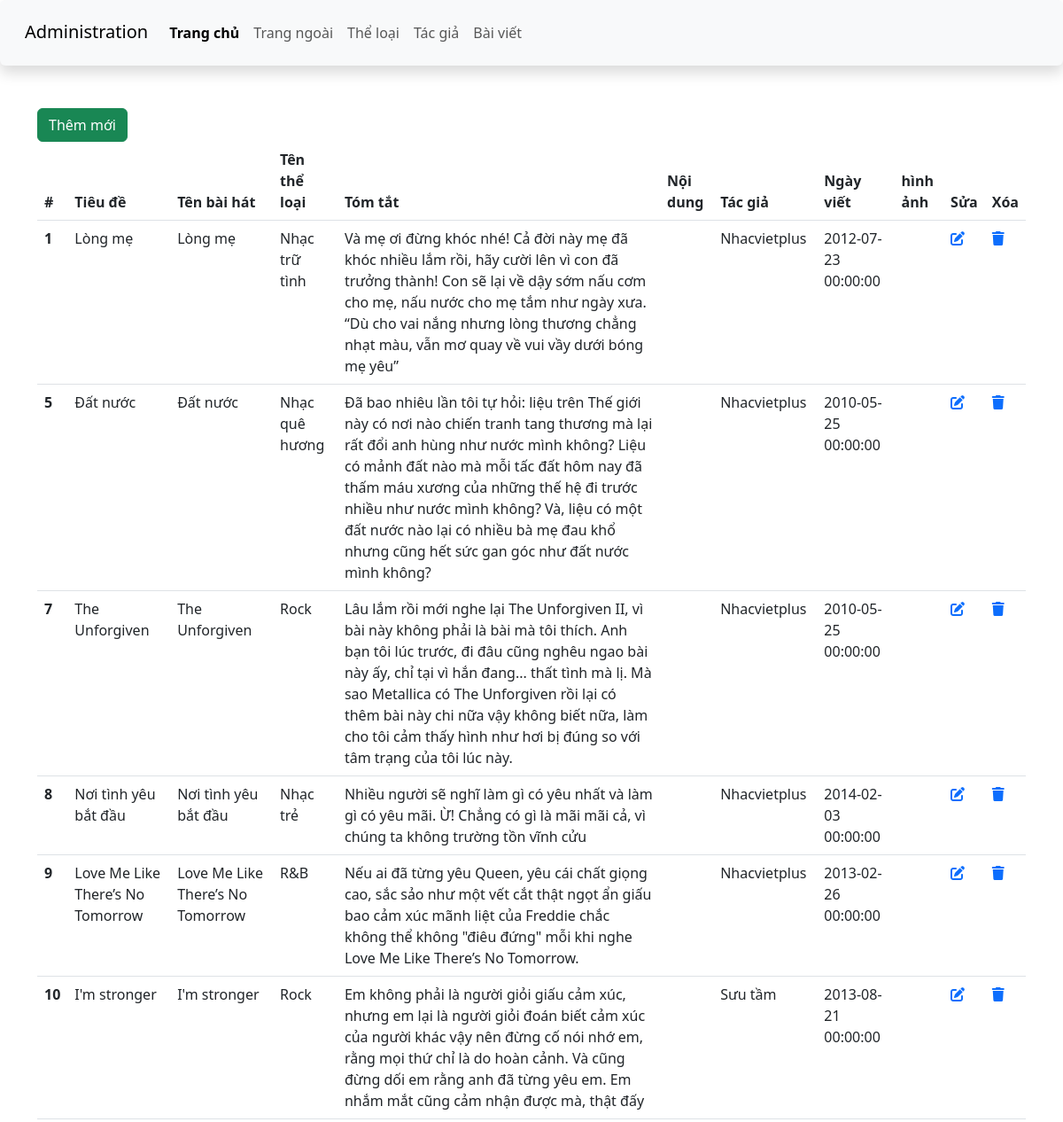
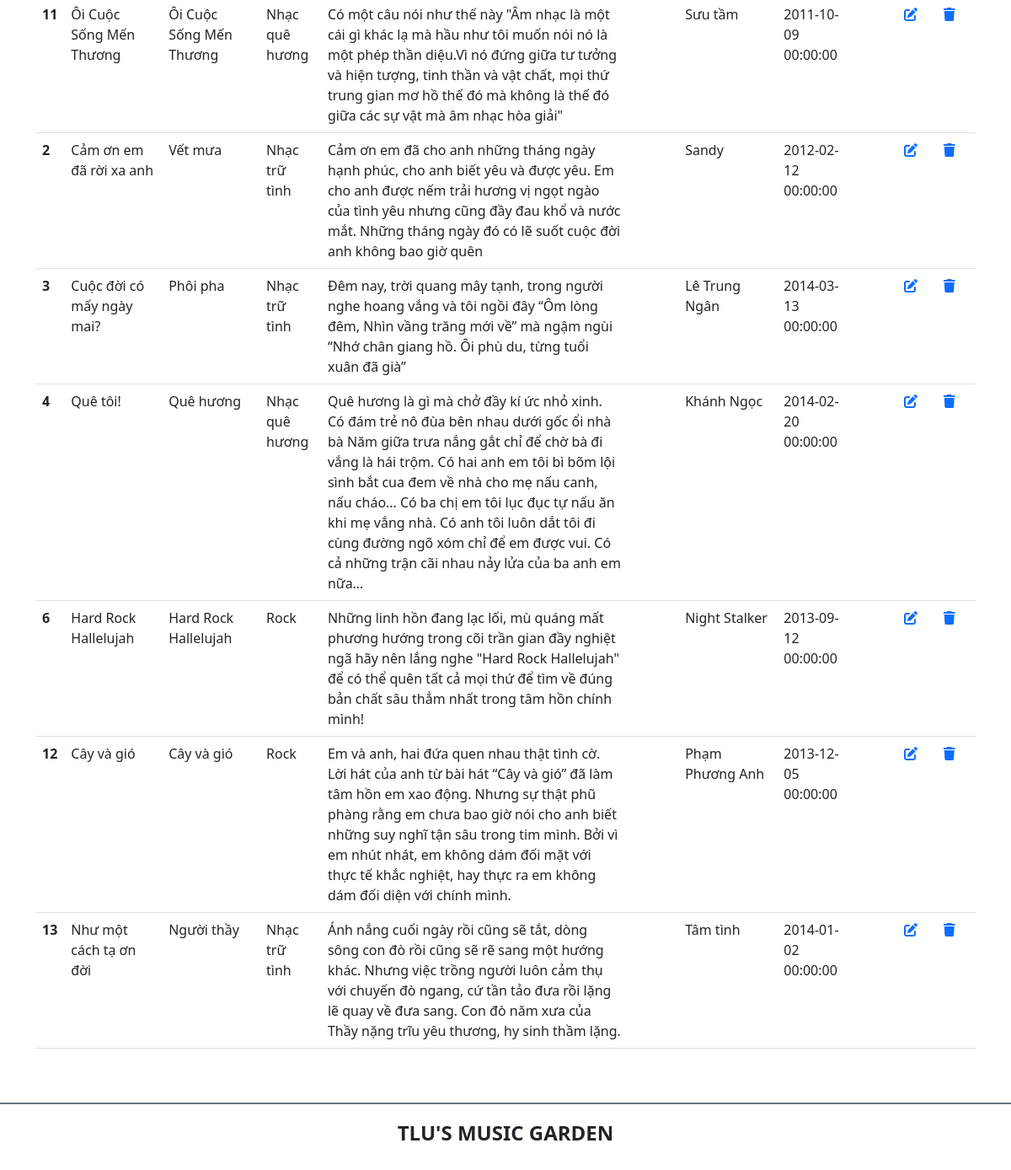
Screenshot of /admin/article.php with the database file from the repository (2 pictures, top to bottom).
### tables this page shows
CREATE TABLE `baiviet` (
  `ma_bviet` int(10) UNSIGNED NOT NULL,
  `tieude` varchar(200) NOT NULL,
  `ten_bhat` varchar(100) NOT NULL,
  `ma_tloai` int(10) UNSIGNED NOT NULL,
  `tomtat` text NOT NULL,
  `noidung` text DEFAULT NULL,
  `ma_tgia` int(10) UNSIGNED NOT NULL,
  `ngayviet` datetime NOT NULL DEFAULT current_timestamp(),
  `hinhanh` varchar(200) DEFAULT NULL
);

CREATE TABLE `theloai` (
  `ma_tloai` int(10) UNSIGNED NOT NULL,
  `ten_tloai` varchar(50) NOT NULL,
  `SLBaiViet` int(11) NOT NULL DEFAULT 0
);

CREATE TABLE `tacgia` (
  `ma_tgia` int(10) UNSIGNED NOT NULL,
  `ten_tgia` varchar(100) NOT NULL,
  `hinh_tgia` varchar(100) DEFAULT NULL
);

### admin/article.php (the view)
<?php
include("header.php")
?>
    <main class="container mt-5 mb-5">
        <div class="row">
            <div class="col-sm">
                <a href="add_article.php" class="btn btn-success">Thêm mới</a>
                <table class="table">
                    <thead>
                        <tr>
                            <th scope="col">#</th>
                            <th scope="col">Tiêu đề</th>
                            <th scope="col">Tên bài hát</th>
                            <th scope="col">Tên thể loại</th>
                            <th scope="col">Tóm tắt</th>
                            <th scope="col">Nội dung</th>
                            <th scope="col">Tác giả</th>
                            <th scope="col">Ngày viết</th>
                            <th scope="col">hình ảnh</th>
                            <th>Sửa</th>
                            <th>Xóa</th>
                        </tr>
                    </thead>
                    <tbody>
                        <?php
                           include '../config.php';
                           $sql = "SELECT baiviet.ma_bviet, baiviet.tieude, baiviet.ten_bhat, theloai.ten_tloai, baiviet.tomtat, baiviet.noidung, tacgia.ten_tgia, baiviet.ngayviet, baiviet.hinhanh
                           FROM baiviet, theloai, tacgia
                           Where baiviet.ma_tloai = theloai.ma_tloai AND baiviet.ma_tgia = tacgia.ma_tgia";
                           $result = mysqli_query($conn, $sql);
                           if(mysqli_num_rows($result) > 0){
                            while($row = mysqli_fetch_assoc($result)){
                                $id = $row['ma_bviet'];
                                echo'<tr>';
                                echo'<th scope="row">' . $row['ma_bviet'] . '</th>';
                                echo'<td>' . $row['tieude'] . '</td>';
                                echo'<td>' . $row['ten_bhat'] . '</td>';
                                echo'<td>' . $row['ten_tloai'] . '</td>';
                                echo'<td>' . $row['tomtat'] . '</td>';
                                echo'<td>' . $row['noidung'] . '</td>';
                                echo'<td>' . $row['ten_tgia'] . '</td>';
                                echo'<td>' . $row['ngayviet'] . '</td>';
                                echo'<td>' . $row['hinhanh'] . '</td>';
                                echo '<td>
                                <a href="edit_article.php?id='.$id.'"><i class="fa-solid fa-pen-to-square"></i></a>
                                </td>';
                                echo '<td>
                                <a href="delete_article.php?deleteid= '.$id.'"><i class="fa-solid fa-trash"></i></a>
                                </td>';
                                echo'</tr>';
                            }
                           }
                        ?>
                    </tbody>
                </table>
            </div>
        </div>
    </main>
    <?php
include("footer.php")
?>

### admin/header.php (shortened to what this page needs)
<!DOCTYPE html>
<html lang="en">
<head>
    <link href="https://cdn.jsdelivr.net/npm/bootstrap@5.3.0-alpha1/dist/css/bootstrap.min.css" rel="stylesheet">
    <link rel="stylesheet" href="https://cdnjs.cloudflare.com/ajax/libs/font-awesome/6.3.0/css/all.min.css" />
    <link rel="stylesheet" href="css/style_login.css">
</head>
<body>
    <header>
        <nav class="navbar navbar-expand-lg bg-body-tertiary shadow p-3 bg-white rounded">
            <div class="container-fluid">
                <div class="h3">
                    <a class="navbar-brand" href="#">Administration</a>
                </div>
                <div class="collapse navbar-collapse" id="navbarSupportedContent">
                <ul class="navbar-nav me-auto mb-2 mb-lg-0">
                    <li class="nav-item">
                        <a class="nav-link active fw-bold" aria-current="page" href="./">Trang chủ</a>
                    </li>
                    <li class="nav-item">
                        <a class="nav-link" href="../index.php">Trang ngoài</a>
                    </li>
                    <li class="nav-item">
                        <a class="nav-link" href="category.php">Thể loại</a>
                    </li>
                    <li class="nav-item">
                        <a class="nav-link" href="author.php">Tác giả</a>
                    </li>
                    <li class="nav-item">
                        <a class="nav-link" href="article.php">Bài viết</a>
                    </li>
                </ul>
                </div>
            </div>
        </nav>
    </header>

### admin/footer.php (shortened to what this page needs)
<footer class="bg-white d-flex justify-content-center align-items-center border-top border-secondary  border-2" style="height:80px">
        <h4 class="text-center text-uppercase fw-bold">TLU's music garden</h4>
    </footer>
</body>
</html>

### rows the page displays
baiviet: ma_bviet "1", tieude "Lòng mẹ", ten_bhat "Lòng mẹ", ma_tloai.ten_tloai "Nhạc trữ tình", tomtat "Và mẹ ơi đừng khóc nhé! Cả đời này mẹ đã khóc nhiều lắm rồi, hãy cười lên vì con đã trưởng thành! Con sẽ lại về dậy sớm nấu cơm cho mẹ, nấu nước cho mẹ tắm như ngày xưa. “Dù cho vai nắng nhưng lòng thương chẳng nhạt màu, vẫn mơ quay về vui vầy dưới bóng mẹ yêu”", ma_tgia.ten_tgia "Nhacvietplus", ngayviet "2012-07-23 00:00:00"
baiviet: ma_bviet "5", tieude "Đất nước", ten_bhat "Đất nước", ma_tloai.ten_tloai "Nhạc quê hương", tomtat "Đã bao nhiêu lần tôi tự hỏi: liệu trên Thế giới này có nơi nào chiến tranh tang thương mà lại rất đổi anh hùng như nước mình không? Liệu có mảnh đất nào mà mỗi tấc đất hôm nay đã thấm máu xương của những thế hệ đi trước nhiều như nước mình không? Và, liệu có một đất nước nào lại có nhiều bà mẹ đau khổ nhưng cũng hết sức gan góc như đất nước mình không?", ma_tgia.ten_tgia "Nhacvietplus", ngayviet "2010-05-25 00:00:00"
baiviet: ma_bviet "7", tieude "The Unforgiven", ten_bhat "The Unforgiven", ma_tloai.ten_tloai "Rock", tomtat "Lâu lắm rồi mới nghe lại The Unforgiven II, vì bài này không phải là bài mà tôi thích. Anh bạn tôi lúc trước, đi đâu cũng nghêu ngao bài này ấy, chỉ tại vì hắn đang... thất tình mà lị. Mà sao Metallica có The Unforgiven rồi lại có thêm bài này chi nữa vậy không biết nữa, làm cho tôi cảm thấy hình như hơi bị đúng so với tâm trạng của tôi lúc này.", ma_tgia.ten_tgia "Nhacvietplus", ngayviet "2010-05-25 00:00:00"
baiviet: ma_bviet "8", tieude "Nơi tình yêu bắt đầu", ten_bhat "Nơi tình yêu bắt đầu", ma_tloai.ten_tloai "Nhạc trẻ", tomtat "Nhiều người sẽ nghĩ làm gì có yêu nhất và làm gì có yêu mãi. Ừ! Chẳng có gì là mãi mãi cả, vì chúng ta không trường tồn vĩnh cửu", ma_tgia.ten_tgia "Nhacvietplus", ngayviet "2014-02-03 00:00:00"
baiviet: ma_bviet "9", tieude "Love Me Like There’s No Tomorrow", ten_bhat "Love Me Like There’s No Tomorrow", ma_tloai.ten_tloai "R&B", tomtat "Nếu ai đã từng yêu Queen, yêu cái chất giọng cao, sắc sảo như một vết cắt thật ngọt ẩn giấu bao cảm xúc mãnh liệt của Freddie chắc không thể không \"điêu đứng\" mỗi khi nghe Love Me Like There’s No Tomorrow.", ma_tgia.ten_tgia "Nhacvietplus", ngayviet "2013-02-26 00:00:00"
baiviet: ma_bviet "10", tieude "I'm stronger", ten_bhat "I'm stronger", ma_tloai.ten_tloai "Rock", tomtat "Em không phải là người giỏi giấu cảm xúc, nhưng em lại là người giỏi đoán biết cảm xúc của người khác vậy nên đừng cố nói nhớ em, rằng mọi thứ chỉ là do hoàn cảnh. Và cũng đừng dối em rằng anh đã từng yêu em. Em nhắm mắt cũng cảm nhận được mà, thật đấy", ma_tgia.ten_tgia "Sưu tầm", ngayviet "2013-08-21 00:00:00"
baiviet: ma_bviet "11", tieude "Ôi Cuộc Sống Mến Thương", ten_bhat "Ôi Cuộc Sống Mến Thương", ma_tloai.ten_tloai "Nhạc quê hương", tomtat "Có một câu nói như thế này \"Âm nhạc là một cái gì khác lạ mà hầu như tôi muốn nói nó là một phép thần diệu.Vì nó đứng giữa tư tưởng và hiện tượng, tinh thần và vật chất, mọi thứ trung gian mơ hồ thế đó mà không là thế đó giữa các sự vật mà âm nhạc hòa giải\"", ma_tgia.ten_tgia "Sưu tầm", ngayviet "2011-10-09 00:00:00"
baiviet: ma_bviet "2", tieude "Cảm ơn em đã rời xa anh", ten_bhat "Vết mưa", ma_tloai.ten_tloai "Nhạc trữ tình", tomtat "Cảm ơn em đã cho anh những tháng ngày hạnh phúc, cho anh biết yêu và được yêu. Em cho anh được nếm trải hương vị ngọt ngào của tình yêu nhưng cũng đầy đau khổ và nước mắt. Những tháng ngày đó có lẽ suốt cuộc đời anh không bao giờ quên", ma_tgia.ten_tgia "Sandy", ngayviet "2012-02-12 00:00:00"
baiviet: ma_bviet "3", tieude "Cuộc đời có mấy ngày mai?", ten_bhat "Phôi pha", ma_tloai.ten_tloai "Nhạc trữ tình", tomtat "Đêm nay, trời quang mây tạnh, trong người nghe hoang vắng và tôi ngồi đây “Ôm lòng đêm, Nhìn vầng trăng mới về” mà ngậm ngùi “Nhớ chân giang hồ. Ôi phù du, từng tuổi xuân đã già”", ma_tgia.ten_tgia "Lê Trung Ngân", ngayviet "2014-03-13 00:00:00"
baiviet: ma_bviet "4", tieude "Quê tôi!", ten_bhat "Quê hương", ma_tloai.ten_tloai "Nhạc quê hương", tomtat "Quê hương là gì mà chở đầy kí ức nhỏ xinh. Có đám trẻ nô đùa bên nhau dưới gốc ổi nhà bà Năm giữa trưa nắng gắt chỉ để chờ bà đi vắng là hái trộm. Có hai anh em tôi bì bõm lội sình bắt cua đem về nhà cho mẹ nấu canh, nấu cháo… Có ba chị em tôi lục đục tự nấu ăn khi mẹ vắng nhà. Có anh tôi luôn dắt tôi đi cùng đường ngõ xóm chỉ để em được vui. Có cả những trận cãi nhau nảy lửa của ba anh em nữa…", ma_tgia.ten_tgia "Khánh Ngọc", ngayviet "2014-02-20 00:00:00"
baiviet: ma_bviet "6", tieude "Hard Rock Hallelujah", ten_bhat "Hard Rock Hallelujah", ma_tloai.ten_tloai "Rock", tomtat "Những linh hồn đang lạc lối, mù quáng mất phương hướng trong cõi trần gian đầy nghiệt ngã hãy nên lắng nghe \"Hard Rock Hallelujah\" để có thể quên tất cả mọi thứ để tìm về đúng bản chất sâu thẳm nhất trong tâm hồn chính mình!", ma_tgia.ten_tgia "Night Stalker", ngayviet "2013-09-12 00:00:00"
baiviet: ma_bviet "12", tieude "Cây và gió", ten_bhat "Cây và gió", ma_tloai.ten_tloai "Rock", tomtat "Em và anh, hai đứa quen nhau thật tình cờ. Lời hát của anh từ bài hát “Cây và gió” đã làm tâm hồn em xao động. Nhưng sự thật phũ phàng rằng em chưa bao giờ nói cho anh biết những suy nghĩ tận sâu trong tim mình. Bởi vì em nhút nhát, em không dám đối mặt với thực tế khắc nghiệt, hay thực ra em không dám đối diện với chính mình.", ma_tgia.ten_tgia "Phạm Phương Anh", ngayviet "2013-12-05 00:00:00"
baiviet: ma_bviet "13", tieude "Như một cách tạ ơn đời", ten_bhat "Người thầy", ma_tloai.ten_tloai "Nhạc trữ tình", tomtat "Ánh nắng cuối ngày rồi cũng sẽ tắt, dòng sông con đò rồi cũng sẽ rẽ sang một hướng khác. Nhưng việc trồng người luôn cảm thụ với chuyến đò ngang, cứ tần tảo đưa rồi lặng lẽ quay về đưa sang. Con đò năm xưa của Thầy nặng trĩu yêu thương, hy sinh thầm lặng.", ma_tgia.ten_tgia "Tâm tình", ngayviet "2014-01-02 00:00:00"
